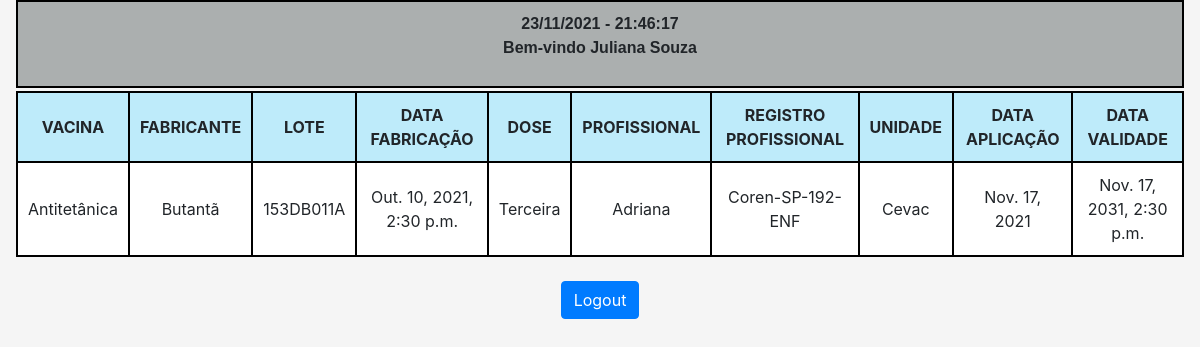
The page /vacina/ (signed in) on the database its author committed.
### vacina/models.py (models this page shows)
class Vacina(models.Model):
    user = models.ForeignKey(User, on_delete=models.CASCADE)
    vacina = models.CharField(verbose_name='Vacina',
                              max_length=100, default="Vacina")
    fabricante = models.CharField(
        verbose_name='Fabricante', max_length=100, default="Fabricante")
    lote = models.CharField(verbose_name='lote',
                            max_length=100, default="lote")
    dose = models.CharField(verbose_name='Dose',
                            max_length=100, default="Dose")
    prof = models.CharField(verbose_name='Profissional',
                            max_length=100, default="Profissional")
    reg_profissional = models.CharField(
        verbose_name='Reg Profissional', max_length=100, default="Reg Profissional")
    unidade = models.CharField(
        verbose_name='Unidade', max_length=100, default="Unidade")
    data_aplicacao = models.DateField(
        verbose_name='Data Aplicação', auto_now=True)
    data_fabricacao = models.DateTimeField(
        verbose_name='Data Fabricação', default=datetime.now)
    data_validade = models.DateTimeField(
        verbose_name='Data Validade', max_length=100, default=datetime.now)

### vacina/views.py (the view, shortened to what this page needs)
# urls.py: path('vacina/', VacinaView.as_view(template_name="vacina.html")),
class VacinaView(View):
    template_name = 'vacina.html'
    def get(self, request):
        now = datetime.now().strftime("%d/%m/%Y - %H:%M:%S")
        if request.user.is_authenticated:
            user = User.objects.get(username=self.request.user)
            vac = Vacina.objects.all().filter(user=user)
            return render(request, self.template_name, {
                'vacina': vac,
                'date': now
            })
        else:
            return render(request, 'not_permission.html')

### template/vacina.html (shortened to what this page needs)
{% extends 'base/base.html' %}
{% load static %}
{% block content %}
<div class="container-fluid;">
    <div class="cx1 container-fluid;">
        <p>
            {{ date }}<br>
            Bem-vindo {{ user.first_name }} {{ user.last_name }}
        </p>
    </div>
    <div class="tb3 container-fluid;">
        <table class="tb1">
            <thead>
                <tr>
                    <th>VACINA</th>
                    <th>FABRICANTE</th>
                    <th>LOTE</th>
                    <th>DATA FABRICAÇÃO</th>
                    <th>DOSE</th>
                    <th>PROFISSIONAL</th>
                    <th>REGISTRO PROFISSIONAL</th>
                    <th>UNIDADE</th>
                    <th>DATA APLICAÇÃO</th>
                    <th>DATA VALIDADE</th>
                </tr>
            </thead>
            <tbody>
                {% for item in vacina %}
                <tr>
                    <td>{{ item.vacina }}</td>
                    <td>{{ item.fabricante }}</td>
                    <td>{{ item.lote }}</td>
                    <td>{{ item.data_fabricacao }}</td>
                    <td>{{ item.dose }}</td>
                    <td>{{ item.prof }}</td>
                    <td>{{ item.reg_profissional }}</td>
                    <td>{{ item.unidade }}</td>
                    <td>{{ item.data_aplicacao }}</td>
                    <td>{{ item.data_validade }}</td>
                </tr>
                {% endfor %}
            </tbody>
        </table>
        <br />
    </div>
    <div class="row d-flex justify-content-center">
        <a class="btn btn-primary" href="{% url 'logout' %} ">Logout</a>
    </div>
</div>
{% endblock %}

### template/base/base.html (shortened to what this page needs)
{% load static %}
{% load bootstrap4 %}
<!DOCTYPE html>
<html lang="pt-br">
<head>
  <link rel="stylesheet" href="{% static 'assets/bootstrap-4.6.1-dist/css/bootstrap.min.css' %}">
  <link rel="stylesheet" href="{% static 'assets/css/style.css' %}">
</head>
<body>
  <div class="container-fluid">
    {% block content %}
    {% endblock %}
  </div>
</body>
</html>

### static/assets/css/style.css (style rules this page uses)
body { background-color: rgb(245, 245, 245); margin: auto; }
.container-fluid { margin: 0; padding: 0px 1em 0 1em; }
.tb3 tr, .tb3 th, .tb3 td { padding: 10px; text-align: center; border: 2px solid black; }
.tb1 { table-layout: auto; background-color: rgb(190, 235, 250); width: 100%; }
.tb1 tbody td { background:#fff; }
.cx1 { text-align: center; font-family: Arial, Verdana; background-color: rgb(171, 175, 175); padding: 10px; border: 2px solid black; margin-bottom: 3px; font-weight: bold; }

### rows shown on the page
Vacina: vacina "Antitetânica", fabricante "Butantã", lote "153DB011A", data_fabricacao "Out. 10, 2021, 2:30 p.m.", dose "Terceira", prof "Adriana", reg_profissional "Coren-SP-192-ENF", unidade "Cevac", data_aplicacao "Nov. 17, 2021", data_validade "Nov. 17, 2031, 2:30 p.m."

### other values the page prints
{{ user.first_name }} "Juliana"
{{ user.last_name }} "Souza"
